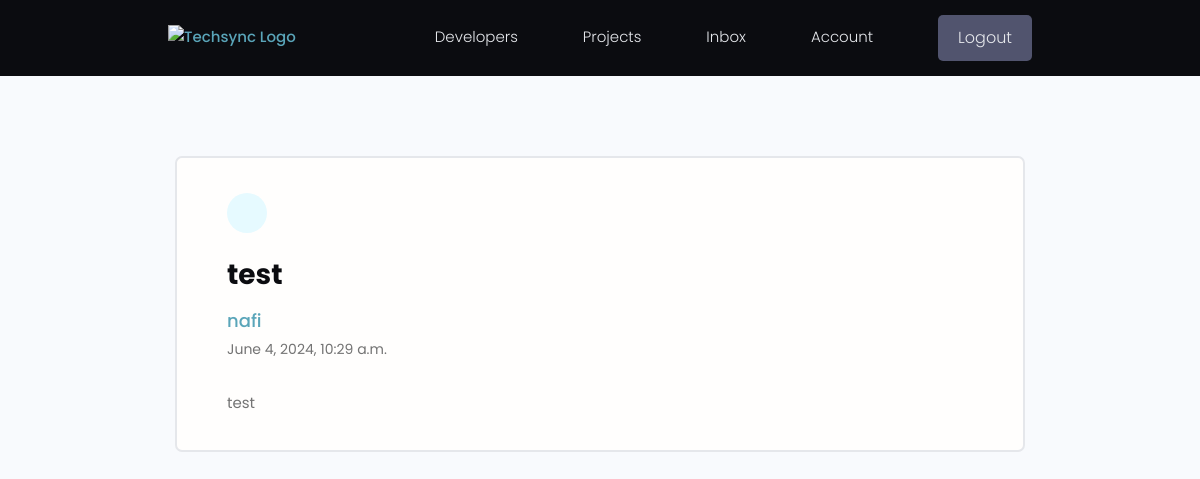
The page /inbox-message/cb43ed81-67bd-4d6a-a8e7-649d72640a70 (signed in) on the database as committed earlier.
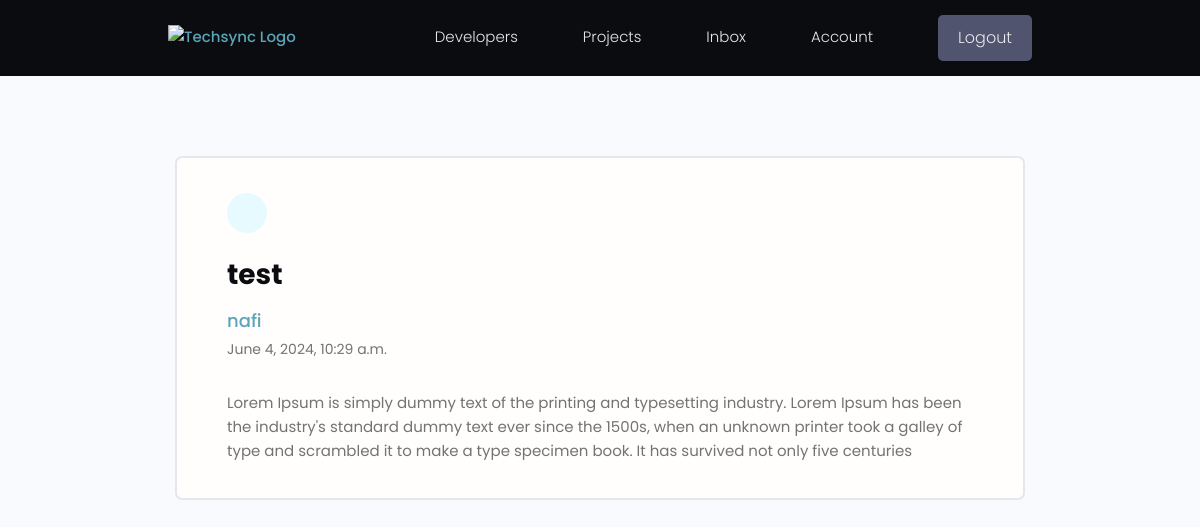
The same page on the database as committed later.
### users/models.py (models this page shows, shortened)
class Message(models.Model):
    id = models.UUIDField(default=uuid.uuid4, primary_key=True, unique=True, editable=False, )
    sender = models.ForeignKey(Profile, on_delete=models.SET_NULL,null=True, blank=True)
    recipient = models.ForeignKey(Profile, on_delete=models.SET_NULL,null=True, blank=True, related_name='messages')
    senderName = models.CharField(max_length=200, blank=True,null=True)
    email = models.EmailField(max_length=200,blank=True,null=True)
    subject = models.CharField(max_length=200, blank=True,null=True)
    message = models.TextField()
    is_read = models.BooleanField(default=False, null=True)
    created_at = models.DateTimeField(auto_now_add=True)
    class Meta:
        ordering = ['-created_at']

### users/views.py (the view)
# urls.py: path('inbox-message/<str:pk>', views.viewInbox, name='inbox-message'),
@login_required(login_url='login')
def viewInbox(request, pk):
    profile = request.user.profile
    message = profile.messages.get(id=pk)
    if message.is_read == False:
        message.is_read = True
        message.save()
    context = {'message': message}
    return render(request, 'users/message.html', context)

### templates/users/message.html (shortened to what this page needs)
{% extends "main/main.html" %}
  {% block content %}
  <main class="messagePage my-xl">
    <div class="content-box">
      <div class="message">
        <a class="backButton" href="{% url 'inbox' %}"></a>
        <h2 class="message__subject">{{message.subject}}</h4>
          <a href="{% url 'user-profile' message.sender.id %}" class="message__author">{{message.senderName}}</a>
          <p class="message__date">{{message.created_at}}</p>
          <div class="message__body">
           {{message.message|linebreaksbr}}
          </div>
      </div>
    </div>
  </main>
  {% endblock content %}

Rows that differ between the two databases and show on the page:
changed Message "test": message "test" → "Lorem Ipsum is simply dummy text of the printing and typesetting industry. Lorem Ipsum has been the industry's standard dummy text ever since the 1500s, when an unknown printer took a galley of type and scrambled it to make a type specimen book. It has survived not only five centuries"
